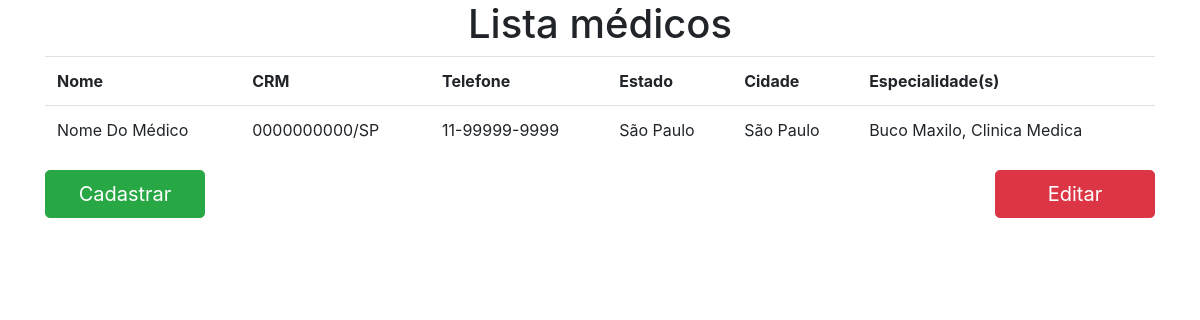
Before: / with the older database file.
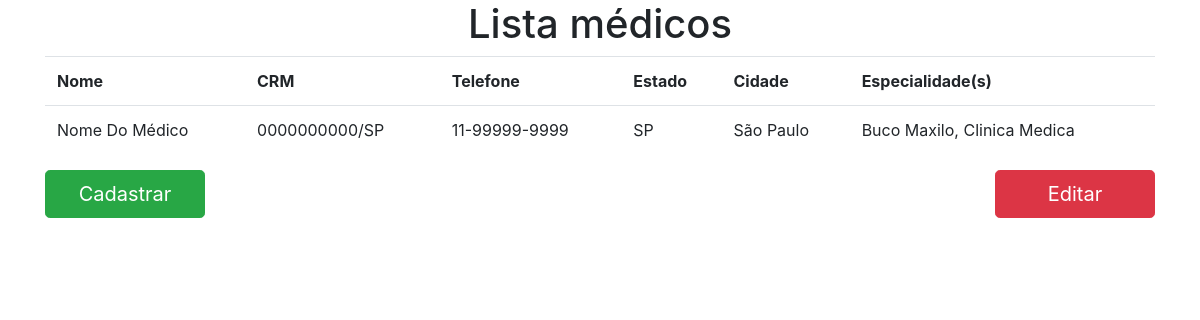
After: the same page with the newer database file.
### tables this page shows
CREATE TABLE IF NOT EXISTS `doctors` (
  `Id` int(5) NOT NULL AUTO_INCREMENT,
  `Crm` varchar(13) NOT NULL,
  `Name` varchar(40) NOT NULL,
  `Phone` varchar(13) NOT NULL,
  `State` char(2) NOT NULL,
  `City` varchar(35) NOT NULL,
  `Skill1` varchar(26) NOT NULL,
  `Skill2` varchar(26) NOT NULL,
  PRIMARY KEY (`Id`),
  UNIQUE KEY `Crm` (`Crm`)
);

### application/controllers/Doctors.php (called while the page is built, shortened)
<?php
class Doctors extends CI_Controller {
		public function list(){
			$this->load->model('List_model');
			$list = $this-> List_model -> getAllDoctors();
			$data = array('doctors' => $list);
			$this->load->view('list/index', $data);
		}
}

### index.php (called while the page is built, shortened)
<?php
require_once BASEPATH.'core/CodeIgniter.php';

### application/models/List_model.php (called while the page is built, shortened)
<?php class List_model extends CI_Model {
	public function getAllDoctors() {
		return $this->db
		->get('doctors')->result_array();
	}
}

### application/views/list/index.php (the view, shortened to what this page needs)
?><!DOCTYPE html>
<html lang='pt_br'>
<head>
	<link rel='stylesheet' href='<?= base_url('css/bootstrap.css')?>'>
</head>
<body>
	<div class='container'>
		<h1 class='text-center'> Lista médicos</h1>
		<table class='table'>
			<tr>
				<th> Nome </th>
				<th> CRM </th>
				<th> Telefone </th>
				<th> Estado </th>
				<th> Cidade </th>
				<th> Especialidade(s) </th>
			</tr>
			<?php foreach ($doctors as $doctor) : ?>
				<tr>
					<td> <?= $doctor['Name'] ?></td>
					<td> <?= $doctor['Crm'] ?></td>
					<td> <?= $doctor['Phone'] ?></td>
					<td> <?= $doctor['State'] ?></td>
					<td> <?= $doctor['City'] ?></td>
					<td> <?= $doctor['Skill1'] ?>, <?= $doctor['Skill2']  ?></td>
				</tr>
			<?php endforeach ?>
		</table>
		<div class='row'>
			<div class='col'  style='width: 200px;'>
			<?= anchor('RegisterDoctor/new', 'Cadastrar', array(
					'class' => 'btn btn-success btn-lg btn-block',
					));
				?></div>
			<div class='col-8'></div>
			<div class='col'  style='width: 200px;'>
			<?= anchor('Doctors/edit', 'Editar', array(
					'class' => 'btn btn-danger btn-lg btn-block',)
			); ?>
				</div>
	</body>
</html>

Changed rows visible on the page:
changed doctors "Nome Do Médico": State "São Paulo" → "SP"
